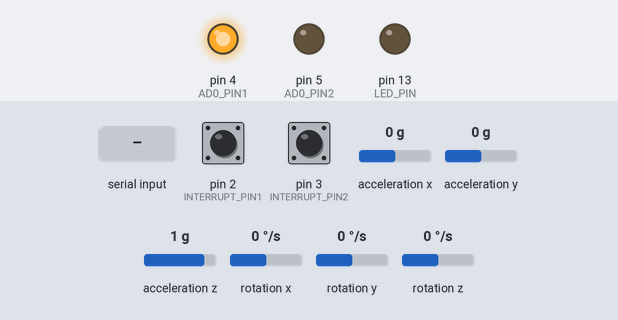
This sketch was run on a simulated Arduino Uno, built with avr-gcc and run on an emulated ATmega328P. On the bench: output pins drawn as LEDs (lit = HIGH). Inputs (shaded band) come from the test bench; at power-on: pin 3 (INTERRUPT_PIN2) LOW, pin 2 (INTERRUPT_PIN1) LOW, acceleration x 0 g, acceleration y 0 g, acceleration z 1 g, rotation x 0 °/s, rotation y 0 °/s, rotation z 0 °/s. The sensor or clock chip raises its interrupt line as the real part does; what the sketch prints to the serial monitor is not drawn.

Above: at 0.9 s.
1.0 s: "1" received over Serial
At 2.8 s:
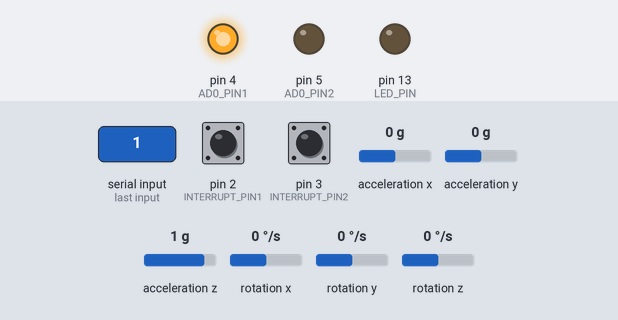
3.5 s: pin 3 (INTERRUPT_PIN2) pulled HIGH for 0.15 s
At 4.6 s:
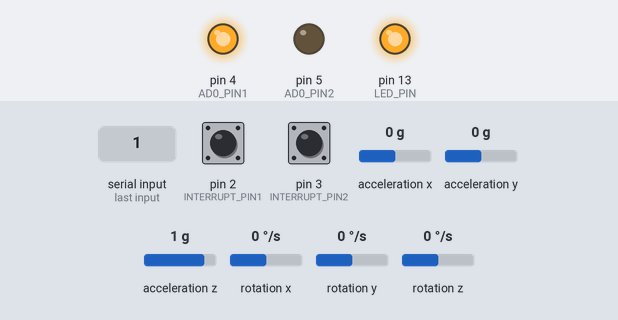
5.1 s: pin 3 (INTERRUPT_PIN2) pulled HIGH for 1 s
At 5.8 s:
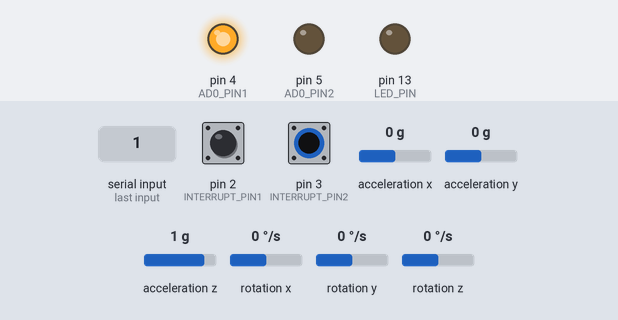
7.6 s: pin 3 (INTERRUPT_PIN2) pulled HIGH for 3.2 s
At 8.9 s:
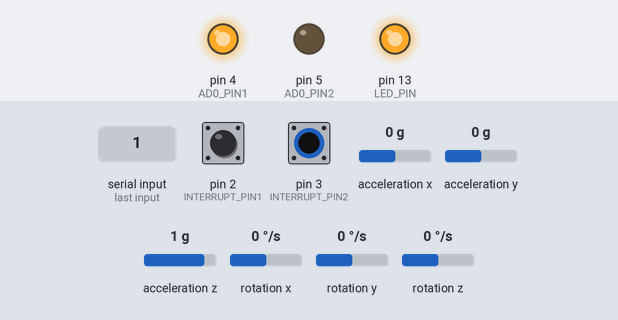
Timing chart, 0 to 10.6 s (numbered marks = the images above; inputs shaded):
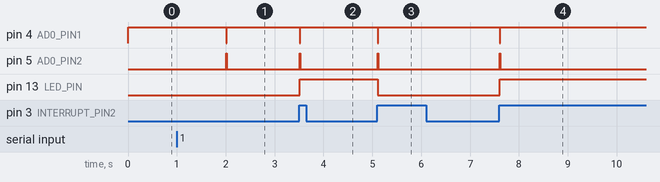

The sketch:

DataCollect_2MPUS.ino
```cpp
#include "I2Cdev.h"
#include "MPU6050_6Axis_MotionApps20.h"
#if I2CDEV_IMPLEMENTATION == I2CDEV_ARDUINO_WIRE
    #include "Wire.h"
#endif

MPU6050 mpu;
#define AD0_PIN1 4
#define AD0_PIN2 5

#define INTERRUPT_PIN1 2  // use pin 2 on Arduino Uno & most boards
#define INTERRUPT_PIN2 3  // use pin 2 on Arduino Uno & most boards

#define LED_PIN 13 // (Arduino is 13, Teensy is 11, Teensy++ is 6)
bool blinkState = false;

// MPU control/status vars
bool dmpReady1 = false;  // set true if DMP init was successful
bool dmpReady2 = false;

uint8_t mpuIntStatus1;   // holds actual interrupt status byte from MPU
uint8_t mpuIntStatus2;

uint8_t devStatus1;      // return status after each device operation (0 = success, !0 = error)
uint8_t devStatus2;

uint16_t packetSize;    // expected DMP packet size (default is 42 bytes)
uint16_t fifoCount;     // count of all bytes currently in FIFO
uint8_t fifoBuffer[64]; // FIFO storage buffer

// orientation/motion vars
Quaternion q;           // [w, x, y, z]         quaternion container
VectorFloat gravity;    // [x, y, z]            gravity vector
float ypr[3];           // [yaw, pitch, roll]   yaw/pitch/roll container and gravity vector

volatile bool mpuInterrupt1 = false;     // indicates whether MPU interrupt pin has gone high
volatile bool mpuInterrupt2 = false;

void dmpDataReady1() {
    mpuInterrupt1 = true;
}

void dmpDataReady2() {
    mpuInterrupt2 = true;
}

void switchMPU() {
  if (AD0_PIN1 == HIGH) {
      digitalWrite(AD0_PIN1, LOW);
      digitalWrite(AD0_PIN2, HIGH);
  }
  else
  {
     digitalWrite(AD0_PIN2, LOW);
     digitalWrite(AD0_PIN1, HIGH);
  }
}

void setup() {
    // join I2C bus (I2Cdev library doesn't do this automatically)
    #if I2CDEV_IMPLEMENTATION == I2CDEV_ARDUINO_WIRE
        Wire.begin();
        Wire.setClock(400000); // 400kHz I2C clock. Comment this line if having compilation difficulties
    #elif I2CDEV_IMPLEMENTATION == I2CDEV_BUILTIN_FASTWIRE
        Fastwire::setup(400, true);
    #endif
    pinMode(AD0_PIN1, OUTPUT); //initializing pinMode
    pinMode(AD0_PIN2, OUTPUT);
    digitalWrite(AD0_PIN1, HIGH);
    digitalWrite(AD0_PIN2, HIGH);

    Serial.begin(115200);
    while (!Serial); // wait for Leonardo enumeration, others continue immediately
//------------------------------------------------------------------------------------------------------------------------
    // initialize device 1
    switchMPU();
    Serial.println(F("Initializing I2C device 1..."));
    mpu.initialize();
    pinMode(INTERRUPT_PIN1, INPUT);

    // verify connection
    Serial.println(F("Testing device 1 connections..."));
    Serial.println(mpu.testConnection() ? F("MPU6050 1 connection successful") : F("MPU6050 1 connection failed"));
//------------------------------------------------------------------------------------------------------------------------
    // initialize device 2
    switchMPU();
    Serial.println(F("Initializing I2C device 2..."));
    mpu.initialize();
    pinMode(INTERRUPT_PIN2, INPUT);

    // verify connection
    Serial.println(F("Testing device 2 connections..."));
    Serial.println(mpu.testConnection() ? F("MPU6050 2 connection successful") : F("MPU6050 2 connection failed"));

    // wait for ready
    Serial.println(F("\nSend any character to begin DMP programming and demo: "));
    while (Serial.available() && Serial.read()); // empty buffer
    while (!Serial.available());                 // wait for data
    while (Serial.available() && Serial.read()); // empty buffer again

 //------------------------------------------------------------------------------------------------------------------------
    // load and configure the DMP for MPU 1
    switchMPU();
    Serial.println(F("Initializing DMP on device 1..."));
    devStatus1 = mpu.dmpInitialize();

    // make sure it worked (returns 0 if so)
    if (devStatus1 == 0) {
        // turn on the DMP, now that it's ready
        Serial.println(F("Enabling DMP for MPU 1..."));
        mpu.setDMPEnabled(true);

        // enable Arduino interrupt detection
        Serial.println(F("Enabling interrupt detection (Arduino external interrupt 0)..."));
        attachInterrupt(digitalPinToInterrupt(INTERRUPT_PIN1), dmpDataReady1, RISING);
        mpuIntStatus1 = mpu.getIntStatus();

        // set our DMP Ready flag so the main loop() function knows it's okay to use it
        Serial.println(F("DMP ready! Waiting for first interrupt..."));
        dmpReady1 = true;

        // get expected DMP packet size for later comparison
        packetSize = mpu.dmpGetFIFOPacketSize();
    } else {
        // ERROR!
        // 1 = initial memory load failed
        // 2 = DMP configuration updates failed
        // (if it's going to break, usually the code will be 1)
        Serial.print(F("DMP Initialization failed (code "));
        Serial.print(devStatus1);
        Serial.println(F(")"));
    }

 //-------------------------------------------------------------------------------------------------
    // load and configure the DMP for MPU 2
    switchMPU();
    Serial.println(F("Initializing DMP on MPU 2..."));
    devStatus2 = mpu.dmpInitialize();

    // make sure it worked (returns 0 if so)
    if (devStatus2 == 0) {
        // turn on the DMP, now that it's ready
        Serial.println(F("Enabling DMP..."));
        mpu.setDMPEnabled(true);

        // enable Arduino interrupt detection
        Serial.println(F("Enabling interrupt detection (Arduino external interrupt 0)..."));
        attachInterrupt(digitalPinToInterrupt(INTERRUPT_PIN2), dmpDataReady2, RISING);
        mpuIntStatus2 = mpu.getIntStatus();

        // set our DMP Ready flag so the main loop() function knows it's okay to use it
        Serial.println(F("DMP ready! Waiting for first interrupt..."));
        dmpReady2 = true;

        // get expected DMP packet size for later comparison
        packetSize = mpu.dmpGetFIFOPacketSize();
    } else {
        // ERROR!
        // 1 = initial memory load failed
        // 2 = DMP configuration updates failed
        // (if it's going to break, usually the code will be 1)
        Serial.print(F("DMP Initialization failed (code "));
        Serial.print(devStatus2);
        Serial.println(F(")"));
    }

    // configure LED for output
    pinMode(LED_PIN, OUTPUT);

}

void loop() {
    digitalWrite(AD0_PIN2, HIGH);
    digitalWrite(AD0_PIN1, LOW);

    // if programming failed, don't try to do anything
    if (!dmpReady1) return;

    // wait for MPU interrupt or extra packet(s) available
    while (!mpuInterrupt1 && fifoCount < packetSize) {
        // if you are really paranoid you can frequently test in between other
        // stuff to see if mpuInterrupt is true, and if so, "break;" from the
        // while() loop to immediately process the MPU data
    }

    // reset interrupt flag and get INT_STATUS byte
    mpuInterrupt1 = false;
    mpuIntStatus1 = mpu.getIntStatus();

    // get current FIFO count
    fifoCount = mpu.getFIFOCount();

    // check for overflow (this should never happen unless our code is too inefficient)
    if ((mpuIntStatus1 & 0x10) || fifoCount == 1024) {
        // reset so we can continue cleanly
        mpu.resetFIFO();
        Serial.println(F("FIFO overflow!"));

    // otherwise, check for DMP data ready interrupt (this should happen frequently)
    } else if (mpuIntStatus1 & 0x02) {
        // wait for correct available data length, should be a VERY short wait
        while (fifoCount < packetSize) fifoCount = mpu.getFIFOCount();

        // read a packet from FIFO
        mpu.getFIFOBytes(fifoBuffer, packetSize);

        // track FIFO count here in case there is > 1 packet available
        // (this lets us immediately read more without waiting for an interrupt)
        fifoCount -= packetSize;

        // display Euler angles in degrees
        mpu.dmpGetQuaternion(&q, fifoBuffer);
        mpu.dmpGetGravity(&gravity, &q);
        mpu.dmpGetYawPitchRoll(ypr, &q, &gravity);
        Serial.print(ypr[1], 5);
        Serial.print(", ");

    digitalWrite(AD0_PIN1, HIGH);
    digitalWrite(AD0_PIN2, LOW);

    // if programming failed, don't try to do anything
    if (!dmpReady2) return;

    // wait for MPU interrupt or extra packet(s) available
    while (!mpuInterrupt2 && fifoCount < packetSize) {
        // if you are really paranoid you can frequently test in between other
        // stuff to see if mpuInterrupt is true, and if so, "break;" from the
        // while() loop to immediately process the MPU data
    }

    // reset interrupt flag and get INT_STATUS byte
    mpuInterrupt2 = false;
    mpuIntStatus2 = mpu.getIntStatus();

    // get current FIFO count
    fifoCount = mpu.getFIFOCount();

    // check for overflow (this should never happen unless our code is too inefficient)
    if ((mpuIntStatus2 & 0x10) || fifoCount == 1024) {
        // reset so we can continue cleanly
        mpu.resetFIFO();
        Serial.println(F("FIFO overflow!"));

    // otherwise, check for DMP data ready interrupt (this should happen frequently)
    } else if (mpuIntStatus2 & 0x02) {
        // wait for correct available data length, should be a VERY short wait
        while (fifoCount < packetSize) fifoCount = mpu.getFIFOCount();

        // read a packet from FIFO
        mpu.getFIFOBytes(fifoBuffer, packetSize);

        // track FIFO count here in case there is > 1 packet available
        // (this lets us immediately read more without waiting for an interrupt)
        fifoCount -= packetSize;

        // display Euler angles in degrees
        mpu.dmpGetQuaternion(&q, fifoBuffer);
        mpu.dmpGetGravity(&gravity, &q);
        mpu.dmpGetYawPitchRoll(ypr, &q, &gravity);
        Serial.println(ypr[1], 5);

        // blink LED to indicate activity
        blinkState = !blinkState;
        digitalWrite(LED_PIN, blinkState);
    }
  }
}
```

Measured:
- after the input at 1.0 s, pin 4 (AD0_PIN1): HIGH → LOW after 1.0 s, → HIGH 0.01 s later; pin 5 (AD0_PIN2): LOW → HIGH after 1.0 s, → LOW 0.01 s later
- after the input at 3.5 s, pin 4 (AD0_PIN1): HIGH → LOW at once, → HIGH 0.01 s later; pin 5 (AD0_PIN2): LOW → HIGH at once, → LOW 0.01 s later; pin 13 (LED_PIN): LOW → HIGH at once
- after the input at 5.1 s, pin 4 (AD0_PIN1): HIGH → LOW at once, → HIGH 0.01 s later; pin 5 (AD0_PIN2): LOW → HIGH at once, → LOW 0.01 s later; pin 13 (LED_PIN): HIGH → LOW at once
- after the input at 7.6 s, pin 4 (AD0_PIN1): HIGH → LOW at once, → HIGH 0.01 s later; pin 5 (AD0_PIN2): LOW → HIGH at once, → LOW 0.01 s later; pin 13 (LED_PIN): LOW → HIGH at once
